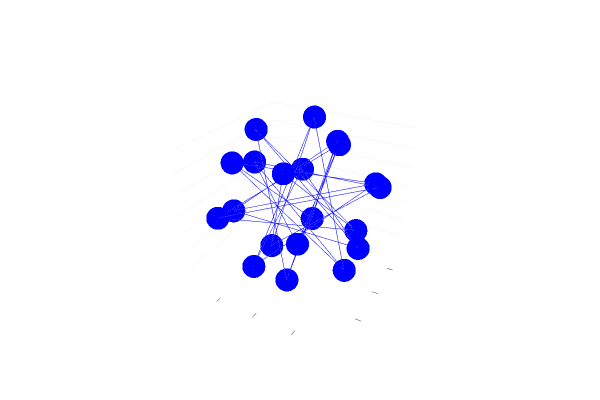

Here is the notebook cell this chart was saved with:
### Code cell
x = E.vectors[:,20]
y = E.vectors[:,19]
z = E.vectors[:,18]
plot_graph(M, x, y, z; setaxis=false);

### Figure 1 — Plotly figure (JSON) as saved in the notebook; plotly's stock layout.template omitted (floating-point values rounded to 4 significant figures)
{"data": [{"colorbar": {"title": ""}, "hoverinfo": "text", "legendgroup": "y1", "line": {"color": "rgba(0, 0, 255, 1.000)", "dash": "solid", "shape": "linear", "width": 1}, "mode": "lines", "name": "y1", "showlegend": true, "text": [null, null], "type": "scatter3d", "x": [-0.02045, -0.02419], "xaxis": "x1", "y": [0.1639, -0.3542], "yaxis": "y1", "z": [0.3503, -0.1548], "zmax": 0.1, "zmin": -0.1}, {"colorbar": {"title": ""}, "hoverinfo": "text", "legendgroup": "y2", "line": {"color": "rgba(0, 0, 255, 1.000)", "dash": "solid", "shape": "linear", "width": 1}, "mode": "lines", "name": "y2", "showlegend": true, "text": [null, null], "type": "scatter3d", "x": [-0.02419, 0.2579], "xaxis": "x1", "y": [-0.3542, 0.288], "yaxis": "y1", "z": [-0.1548, 0.02302], "zmax": 0.1, "zmin": -0.1}, {"colorbar": {"title": ""}, "hoverinfo": "text", "legendgroup": "y3", "line": {"color": "rgba(0, 0, 255, 1.000)", "dash": "solid", "shape": "linear", "width": 1}, "mode": "lines", "name": "y3", "showlegend": true, "text": [null, null], "type": "scatter3d", "x": [0.2579, -0.1948], "xaxis": "x1", "y": [0.288, -0.233], "yaxis": "y1", "z": [0.02302, 0.2404], "zmax": 0.1, "zmin": -0.1}, {"colorbar": {"title": ""}, "hoverinfo": "text", "legendgroup": "y4", "line": {"color": "rgba(0, 0, 255, 1.000)", "dash": "solid", "shape": "linear", "width": 1}, "mode": "lines", "name": "y4", "showlegend": true, "text": [null, null], "type": "scatter3d", "x": [-0.02045, 0.2556], "xaxis": "x1", "y": [0.1639, -0.03222], "yaxis": "y1", "z": [0.3503, -0.2892], "zmax": 0.1, "zmin": -0.1}, {"colorbar": {"title": ""}, "hoverinfo": "text", "legendgroup": "y5", "line": {"color": "rgba(0, 0, 255, 1.000)", "dash": "solid", "shape": "linear", "width": 1}, "mode": "lines", "name": "y5", "showlegend": true, "text": [null, null], "type": "scatter3d", "x": [-0.1948, 0.2556], "xaxis": "x1", "y": [-0.233, -0.03222], "yaxis": "y1", "z": [0.2404, -0.2892], "zmax": 0.1, "zmin": -0.1}, {"colorbar": {"title": ""}, "hoverinfo": "text", "legendgroup": "y6", "line": {"color": "rgba(0, 0, 255, 1.000)", "dash": "solid", "shape": "linear", "width": 1}, "mode": "lines", "name": "y6", "showlegend": true, "text": [null, null], "type": "scatter3d", "x": [0.2556, -0.3563], "xaxis": "x1", "y": [-0.03222, 0.1411], "yaxis": "y1", "z": [-0.2892, 0.05592], "zmax": 0.1, "zmin": -0.1}, {"colorbar": {"title": ""}, "hoverinfo": "text", "legendgroup": "y7", "line": {"color": "rgba(0, 0, 255, 1.000)", "dash": "solid", "shape": "linear", "width": 1}, "mode": "lines", "name": "y7", "showlegend": true, "text": [null, null], "type": "scatter3d", "x": [-0.3563, 0.1834], "xaxis": "x1", "y": [0.1411, -0.34], "yaxis": "y1", "z": [0.05592, 0.0271], "zmax": 0.1, "zmin": -0.1}, {"colorbar": {"title": ""}, "hoverinfo": "text", "legendgroup": "y8", "line": {"color": "rgba(0, 0, 255, 1.000)", "dash": "solid", "shape": "linear", "width": 1}, "mode": "lines", "name": "y8", "showlegend": true, "text": [null, null], "type": "scatter3d", "x": [-0.1948, -0.07795], "xaxis": "x1", "y": [-0.233, 0.2651], "yaxis": "y1", "z": [0.2404, -0.2714], "zmax": 0.1, "zmin": -0.1}, {"colorbar": {"title": ""}, "hoverinfo": "text", "legendgroup": "y9", "line": {"color": "rgba(0, 0, 255, 1.000)", "dash": "solid", "shape": "linear", "width": 1}, "mode": "lines", "name": "y9", "showlegend": true, "text": [null, null], "type": "scatter3d", "x": [0.1834, -0.07795], "xaxis": "x1", "y": [-0.34, 0.2651], "yaxis": "y1", "z": [0.0271, -0.2714], "zmax": 0.1, "zmin": -0.1}, {"colorbar": {"title": ""}, "hoverinfo": "text", "legendgroup": "y10", "line": {"color": "rgba(0, 0, 255, 1.000)", "dash": "solid", "shape": "linear", "width": 1}, "mode": "lines", "name": "y10", "showlegend": true, "text": [null, null], "type": "scatter3d", "x": [0.1834, 0.02419], "xaxis": "x1", "y": [-0.34, 0.3542], "yaxis": "y1", "z": [0.0271, 0.1548], "zmax": 0.1, "zmin": -0.1}, {"colorbar": {"title": ""}, "hoverinfo": "text", "legendgroup": "y11", "line": {"color": "rgba(0, 0, 255, 1.000)", "dash": "solid", "shape": "linear", "width": 1}, "mode": "lines", "name": "y11", "showlegend": true, "text": [null, null], "type": "scatter3d", "x": [0.02419, 0.02045], "xaxis": "x1", "y": [0.3542, -0.1639], "yaxis": "y1", "z": [0.1548, -0.3503], "zmax": 0.1, "zmin": -0.1}, {"colorbar": {"title": ""}, "hoverinfo": "text", "legendgroup": "y12", "line": {"color": "rgba(0, 0, 255, 1.000)", "dash": "solid", "shape": "linear", "width": 1}, "mode": "lines", "name": "y12", "showlegend": true, "text": [null, null], "type": "scatter3d", "x": [-0.07795, 0.1857], "xaxis": "x1", "y": [0.2651, -0.01984], "yaxis": "y1", "z": [-0.2714, 0.3393], "zmax": 0.1, "zmin": -0.1}, {"colorbar": {"title": ""}, "hoverinfo": "text", "legendgroup": "y13", "line": {"color": "rgba(0, 0, 255, 1.000)", "dash": "solid", "shape": "linear", "width": 1}, "mode": "lines", "name": "y13", "showlegend": true, "text": [null, null], "type": "scatter3d", "x": [0.02045, 0.1857], "xaxis": "x1", "y": [-0.1639, -0.01984], "yaxis": "y1", "z": [-0.3503, 0.3393], "zmax": 0.1, "zmin": -0.1}, {"colorbar": {"title": ""}, "hoverinfo": "text", "legendgroup": "y14", "line": {"color": "rgba(0, 0, 255, 1.000)", "dash": "solid", "shape": "linear", "width": 1}, "mode": "lines", "name": "y14", "showlegend": true, "text": [null, null], "type": "scatter3d", "x": [0.02045, -0.2556], "xaxis": "x1", "y": [-0.1639, 0.03222], "yaxis": "y1", "z": [-0.3503, 0.2892], "zmax": 0.1, "zmin": -0.1}, {"colorbar": {"title": ""}, "hoverinfo": "text", "legendgroup": "y15", "line": {"color": "rgba(0, 0, 255, 1.000)", "dash": "solid", "shape": "linear", "width": 1}, "mode": "lines", "name": "y15", "showlegend": true, "text": [null, null], "type": "scatter3d", "x": [0.2579, -0.3578], "xaxis": "x1", "y": [0.288, -0.05684], "yaxis": "y1", "z": [0.02302, -0.137], "zmax": 0.1, "zmin": -0.1}, {"colorbar": {"title": ""}, "hoverinfo": "text", "legendgroup": "y16", "line": {"color": "rgba(0, 0, 255, 1.000)", "dash": "solid", "shape": "linear", "width": 1}, "mode": "lines", "name": "y16", "showlegend": true, "text": [null, null], "type": "scatter3d", "x": [0.1857, -0.3578], "xaxis": "x1", "y": [-0.01984, -0.05684], "yaxis": "y1", "z": [0.3393, -0.137], "zmax": 0.1, "zmin": -0.1}, {"colorbar": {"title": ""}, "hoverinfo": "text", "legendgroup": "y17", "line": {"color": "rgba(0, 0, 255, 1.000)", "dash": "solid", "shape": "linear", "width": 1}, "mode": "lines", "name": "y17", "showlegend": true, "text": [null, null], "type": "scatter3d", "x": [-0.2556, 0.3563], "xaxis": "x1", "y": [0.03222, -0.1411], "yaxis": "y1", "z": [0.2892, -0.05592], "zmax": 0.1, "zmin": -0.1}, {"colorbar": {"title": ""}, "hoverinfo": "text", "legendgroup": "y18", "line": {"color": "rgba(0, 0, 255, 1.000)", "dash": "solid", "shape": "linear", "width": 1}, "mode": "lines", "name": "y18", "showlegend": true, "text": [null, null], "type": "scatter3d", "x": [-0.3578, 0.3563], "xaxis": "x1", "y": [-0.05684, -0.1411], "yaxis": "y1", "z": [-0.137, -0.05592], "zmax": 0.1, "zmin": -0.1}, {"colorbar": {"title": ""}, "hoverinfo": "text", "legendgroup": "y19", "line": {"color": "rgba(0, 0, 255, 1.000)", "dash": "solid", "shape": "linear", "width": 1}, "mode": "lines", "name": "y19", "showlegend": true, "text": [null, null], "type": "scatter3d", "x": [-0.02419, -0.1834], "xaxis": "x1", "y": [-0.3542, 0.34], "yaxis": "y1", "z": [-0.1548, -0.0271], "zmax": 0.1, "zmin": -0.1}, {"colorbar": {"title": ""}, "hoverinfo": "text", "legendgroup": "y20", "line": {"color": "rgba(0, 0, 255, 1.000)", "dash": "solid", "shape": "linear", "width": 1}, "mode": "lines", "name": "y20", "showlegend": true, "text": [null, null], "type": "scatter3d", "x": [0.3563, -0.1834], "xaxis": "x1", "y": [-0.1411, 0.34], "yaxis": "y1", "z": [-0.05592, -0.0271], "zmax": 0.1, "zmin": -0.1}, {"colorbar": {"title": ""}, "hoverinfo": "text", "legendgroup": "y21", "line": {"color": "rgba(0, 0, 255, 1.000)", "dash": "solid", "shape": "linear", "width": 1}, "mode": "lines", "name": "y21", "showlegend": true, "text": [null, null], "type": "scatter3d", "x": [-0.02045, -0.1857], "xaxis": "x1", "y": [0.1639, 0.01984], "yaxis": "y1", "z": [0.3503, -0.3393], "zmax": 0.1, "zmin": -0.1}, {"colorbar": {"title": ""}, "hoverinfo": "text", "legendgroup": "y22", "line": {"color": "rgba(0, 0, 255, 1.000)", "dash": "solid", "shape": "linear", "width": 1}, "mode": "lines", "name": "y22", "showlegend": true, "text": [null, null], "type": "scatter3d", "x": [-0.1834, 0.07795], "xaxis": "x1", "y": [0.34, -0.2651], "yaxis": "y1", "z": [-0.0271, 0.2714], "zmax": 0.1, "zmin": -0.1}, {"colorbar": {"title": ""}, "hoverinfo": "text", "legendgroup": "y23", "line": {"color": "rgba(0, 0, 255, 1.000)", "dash": "solid", "shape": "linear", "width": 1}, "mode": "lines", "name": "y23", "showlegend": true, "text": [null, null], "type": "scatter3d", "x": [-0.1857, 0.07795], "xaxis": "x1", "y": [0.01984, -0.2651], "yaxis": "y1", "z": [-0.3393, 0.2714], "zmax": 0.1, "zmin": -0.1}, {"colorbar": {"title": ""}, "hoverinfo": "text", "legendgroup": "y24", "line": {"color": "rgba(0, 0, 255, 1.000)", "dash": "solid", "shape": "linear", "width": 1}, "mode": "lines", "name": "y24", "showlegend": true, "text": [null, null], "type": "scatter3d", "x": [-0.3563, 0.3578], "xaxis": "x1", "y": [0.1411, 0.05684], "yaxis": "y1", "z": [0.05592, 0.137], "zmax": 0.1, "zmin": -0.1}, {"colorbar": {"title": ""}, "hoverinfo": "text", "legendgroup": "y25", "line": {"color": "rgba(0, 0, 255, 1.000)", "dash": "solid", "shape": "linear", "width": 1}, "mode": "lines", "name": "y25", "showlegend": true, "text": [null, null], "type": "scatter3d", "x": [-0.1857, 0.3578], "xaxis": "x1", "y": [0.01984, 0.05684], "yaxis": "y1", "z": [-0.3393, 0.137], "zmax": 0.1, "zmin": -0.1}, {"colorbar": {"title": ""}, "hoverinfo": "text", "legendgroup": "y26", "line": {"color": "rgba(0, 0, 255, 1.000)", "dash": "solid", "shape": "linear", "width": 1}, "mode": "lines", "name": "y26", "showlegend": true, "text": [null, null], "type": "scatter3d", "x": [0.02419, -0.2579], "xaxis": "x1", "y": [0.3542, -0.288], "yaxis": "y1", "z": [0.1548, -0.02302], "zmax": 0.1, "zmin": -0.1}, {"colorbar": {"title": ""}, "hoverinfo": "text", "legendgroup": "y27", "line": {"color": "rgba(0, 0, 255, 1.000)", "dash": "solid", "shape": "linear", "width": 1}, "mode": "lines", "name": "y27", "showlegend": true, "text": [null, null], "type": "scatter3d", "x": [0.3578, -0.2579], "xaxis": "x1", "y": [0.05684, -0.288], "yaxis": "y1", "z": [0.137, -0.02302], "zmax": 0.1, "zmin": -0.1}, {"colorbar": {"title": ""}, "hoverinfo": "text", "legendgroup": "y28", "line": {"color": "rgba(0, 0, 255, 1.000)", "dash": "solid", "shape": "linear", "width": 1}, "mode": "lines", "name": "y28", "showlegend": true, "text": [null, null], "type": "scatter3d", "x": [-0.2556, 0.1948], "xaxis": "x1", "y": [0.03222, 0.233], "yaxis": "y1", "z": [0.2892, -0.2404], "zmax": 0.1, "zmin": -0.1}, {"colorbar": {"title": ""}, "hoverinfo": "text", "legendgroup": "y29", "line": {"color": "rgba(0, 0, 255, 1.000)", "dash": "solid", "shape": "linear", "width": 1}, "mode": "lines", "name": "y29", "showlegend": true, "text": [null, null], "type": "scatter3d", "x": [0.07795, 0.1948], "xaxis": "x1", "y": [-0.2651, 0.233], "yaxis": "y1", "z": [0.2714, -0.2404], "zmax": 0.1, "zmin": -0.1}, {"colorbar": {"title": ""}, "hoverinfo": "text", "legendgroup": "y30", "line": {"color": "rgba(0, 0, 255, 1.000)", "dash": "solid", "shape": "linear", "width": 1}, "mode": "lines", "name": "y30", "showlegend": true, "text": [null, null], "type": "scatter3d", "x": [-0.2579, 0.1948], "xaxis": "x1", "y": [-0.288, 0.233], "yaxis": "y1", "z": [-0.02302, -0.2404], "zmax": 0.1, "zmin": -0.1}, {"colorbar": {"title": ""}, "hoverinfo": "text", "legendgroup": "y31", "marker": {"color": "rgba(0, 0, 255, 1.000)", "line": {"color": "rgba(0, 0, 0, 0.000)", "width": 1}, "size": 8, "symbol": "circle"}, "mode": "markers", "name": "y31", "showlegend": true, "text": [null, null, null, null, null, null, null, null, null, null, null, null, null, null, null, null, null, null, null, null], "type": "scatter3d", "x": [-0.02045, -0.02419, 0.2579, -0.1948, 0.2556, -0.3563, 0.1834, -0.07795, 0.02419, 0.02045, 0.1857, -0.2556, -0.3578, 0.3563, -0.1834, -0.1857, 0.07795, 0.3578, -0.2579, 0.1948], "xaxis": "x1", "y": [0.1639, -0.3542, 0.288, -0.233, -0.03222, 0.1411, -0.34, 0.2651, 0.3542, -0.1639, -0.01984, 0.03222, -0.05684, -0.1411, 0.34, 0.01984, -0.2651, 0.05684, -0.288, 0.233], "yaxis": "y1", "z": [0.3503, -0.1548, 0.02302, 0.2404, -0.2892, 0.05592, 0.0271, -0.2714, 0.1548, -0.3503, 0.3393, 0.2892, -0.137, -0.05592, -0.0271, -0.3393, 0.2714, 0.137, -0.02302, -0.2404], "zmax": 0.1, "zmin": -0.1}], "layout": {"annotations": [], "height": 400, "margin": {"b": 20, "l": 0, "r": 0, "t": 20}, "paper_bgcolor": "rgba(255, 255, 255, 1.000)", "plot_bgcolor": "rgba(255, 255, 255, 1.000)", "scene": {"camera": {"eye": {"x": 1.126, "y": -1.95, "z": 1.3}}, "xaxis": {"anchor": "y1", "domain": [0.006562, 0.9934], "gridcolor": "rgba(0, 0, 0, 0.100)", "gridwidth": 0.5, "linecolor": "rgba(0, 0, 0, 1.000)", "mirror": false, "range": [-0.3935, 0.3935], "showgrid": false, "showline": false, "showticklabels": false, "tickangle": 0, "ticks": "inside", "title": "", "type": "-", "visible": true, "zeroline": false, "zerolinecolor": "rgba(0, 0, 0, 1.000)"}, "yaxis": {"anchor": "x1", "domain": [0.009843, 0.9902], "gridcolor": "rgba(0, 0, 0, 0.100)", "gridwidth": 0.5, "linecolor": "rgba(0, 0, 0, 1.000)", "mirror": false, "range": [-0.3896, 0.3896], "showgrid": false, "showline": false, "showticklabels": false, "tickangle": 0, "ticks": "inside", "title": "", "type": "-", "visible": true, "zeroline": false, "zerolinecolor": "rgba(0, 0, 0, 1.000)"}, "zaxis": {"gridcolor": "rgba(0, 0, 0, 0.100)", "gridwidth": 0.5, "linecolor": "rgba(0, 0, 0, 1.000)", "mirror": false, "range": [-0.3853, 0.3853], "showgrid": true, "showline": false, "showticklabels": false, "tickangle": 0, "tickcolor": "rgba(0, 0, 0, 0.000)", "tickfont": {"color": "rgba(0, 0, 0, 1.000)", "family": "sans-serif", "size": 11}, "tickmode": "array", "ticks": "inside", "ticktext": ["-0.3", "-0.2", "-0.1", "0.0", "0.1", "0.2", "0.3"], "tickvals": [-0.3, -0.2, -0.1, 0, 0.1, 0.2, 0.3], "title": "", "titlefont": {"color": "rgba(0, 0, 0, 1.000)", "family": "sans-serif", "size": 15}, "type": "-", "visible": true, "zeroline": false, "zerolinecolor": "rgba(0, 0, 0, 1.000)"}}, "showlegend": false, "width": 600}}
